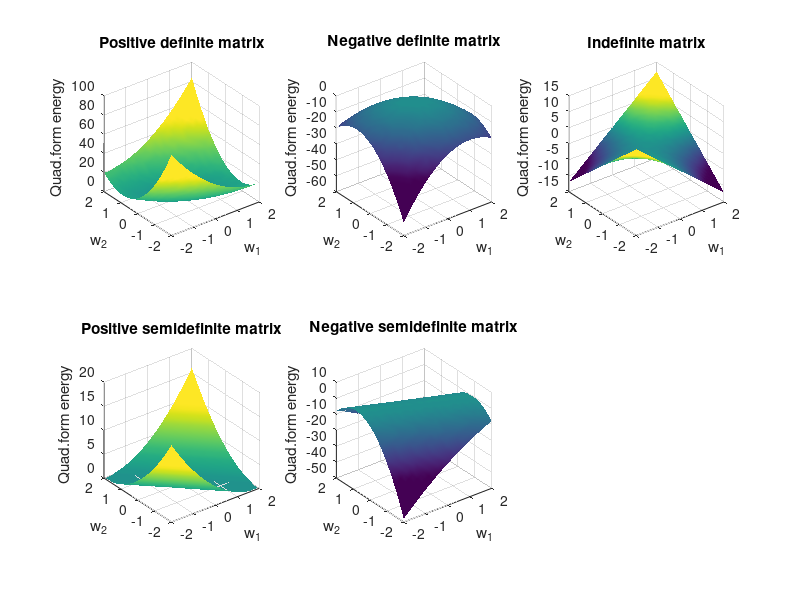

This chart was generated by the following MATLAB code:
%%
%     COURSE: Linear algebra: theory and implementation
%    SECTION: Quadratic form and definiteness
%      VIDEO: Matrix definiteness, geometry, and eigenvalues
% Instructor: sincxpress.com
% 
%%


% some different matrices
S{1} = [ 4 4; 4 9 ];
S{2} = [ -4 -1; -3 -5 ];
S{3} = [ 0 1; 2 0 ];
S{4} = [ 1 1; 1 1 ];
S{5} = [ -1 -2; -3 -6 ];

% range for vector w
n = 30;
wRange = linspace(-2,2,n);

% initialize quadratic form matrix
qf = zeros(length(wRange),length(wRange));

figure(6), clf
for i=1:length(S)
    
    
    % compute QF
    for xi=1:n
        for yi=1:n
            
            % this w
            w = [ wRange(xi) wRange(yi) ]';
            
            % QF
            qf(xi,yi) = w'*S{i}*w;
        end
    end
    
    % show the surface
    subplot(2,3,i)
    surf(wRange,wRange,qf')
    
    % make it look a bit nicer
    shading interp, axis square
    set(gca,'clim',[-1 1]*max(abs(qf(:)))*.6)
    xlabel('w_1'), ylabel('w_2'), zlabel('Quad.form energy')
    
    
    %% compute the matrix's definiteness based on the eigenvalues
    
    % get eigenvalues
    evals = eig(S{i});
    
    % we care about their signs
    esign = sign(evals);
    
    % test for signs (note: this test is valid only for 2x2 matrices!)
    if sum(esign)==2
        defcat = 'Positive definite';
    elseif sum(esign)==1
        defcat = 'Positive semidefinite';
    elseif sum(esign)==0
        defcat = 'Indefinite';
    elseif sum(esign)==-1
        defcat = 'Negative semidefinite';
    elseif sum(esign)==-2
        defcat = 'Negative definite';
    end
    
    % add title
    title([ defcat ' matrix' ])
    
end


%% done.
